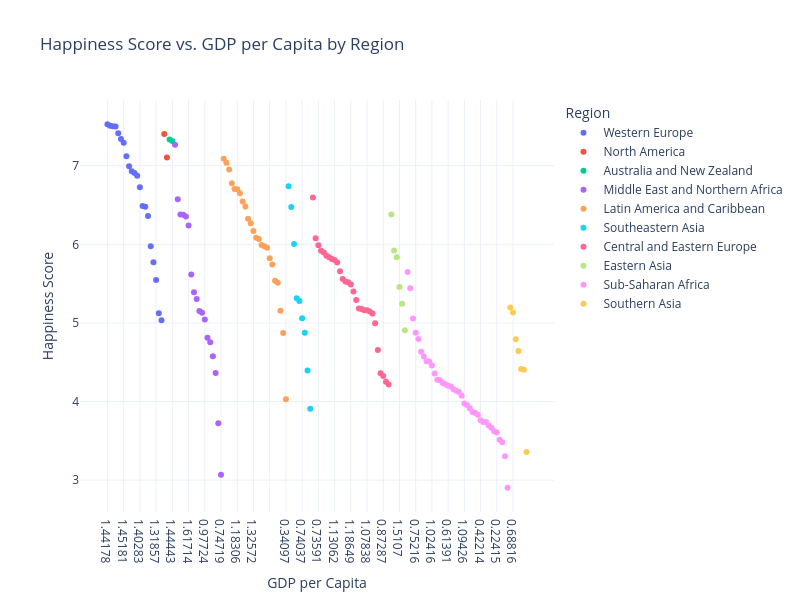

The notebook cell this image was saved under:
### Code cell
import plotly.express as px

# Create a scatter plot of Happiness Score vs. GDP per Capita,
# with points colored by Region
fig3 = px.scatter(
    df,
    x="Economy (GDP per Capita)",
    y="Happiness Score",
    color="Region",
    title="Happiness Score vs. GDP per Capita by Region",
    labels={
        "Economy (GDP per Capita)": "GDP per Capita",
        "Happiness Score": "Happiness Score",
        "Region": "Region"
    },
    hover_data=["Country"]
)

# Improve the chart layout
fig3.update_layout(
    template="plotly_white",
    width=800,
    height=600,
    legend_title_text="Region"
)

# Display the scatter plot
fig3.show()

### Figure 1 — Plotly figure (JSON) as saved in the notebook; plotly's stock layout.template omitted (floating-point values rounded to 4 significant figures)
{"data": [{"customdata": [["Denmark"], ["Switzerland"], ["Iceland"], ["Norway"], ["Finland"], ["Netherlands"], ["Sweden"], ["Austria"], ["Germany"], ["Belgium"], ["Ireland"], ["Luxembourg"], ["United Kingdom"], ["Malta"], ["France"], ["Spain"], ["Italy"], ["North Cyprus"], ["Cyprus"], ["Portugal"], ["Greece"]], "hovertemplate": "Region=Western Europe<br>GDP per Capita=%{x}<br>Happiness Score=%{y}<br>Country=%{customdata[0]}<extra></extra>", "legendgroup": "Western Europe", "marker": {"color": "#636efa", "symbol": "circle"}, "mode": "markers", "name": "Western Europe", "orientation": "v", "showlegend": true, "type": "scatter", "x": ["1.44178", "1.52733", "1.42666", "1.57744", "1.40598", "1.46468", "1.45181", "1.45038", "1.44787", "1.42539", "1.48341", "1.69752", "1.40283", "1.30782", "1.39488", "1.34253", "1.35495", "1.31141", "1.31857", "1.27607", "1.24886"], "xaxis": "x", "y": [7.526, 7.509, 7.501, 7.498, 7.413, 7.339, 7.291, 7.119, 6.994, 6.929, 6.907, 6.871, 6.725, 6.488, 6.478, 6.361, 5.977, 5.771, 5.546, 5.123, 5.033], "yaxis": "y"}, {"customdata": [["Canada"], ["United States"]], "hovertemplate": "Region=North America<br>GDP per Capita=%{x}<br>Happiness Score=%{y}<br>Country=%{customdata[0]}<extra></extra>", "legendgroup": "North America", "marker": {"color": "#EF553B", "symbol": "circle"}, "mode": "markers", "name": "North America", "orientation": "v", "showlegend": true, "type": "scatter", "x": ["1.44015", "1.50796"], "xaxis": "x", "y": [7.404, 7.104], "yaxis": "y"}, {"customdata": [["New Zealand"], ["Australia"]], "hovertemplate": "Region=Australia and New Zealand<br>GDP per Capita=%{x}<br>Happiness Score=%{y}<br>Country=%{customdata[0]}<extra></extra>", "legendgroup": "Australia and New Zealand", "marker": {"color": "#00cc96", "symbol": "circle"}, "mode": "markers", "name": "Australia and New Zealand", "orientation": "v", "showlegend": true, "type": "scatter", "x": ["1.36066", "1.44443"], "xaxis": "x", "y": [7.334, 7.313], "yaxis": "y"}, {"customdata": [["Israel"], ["United Arab Emirates"], ["Saudi Arabia"], ["Qatar"], ["Algeria"], ["Kuwait"], ["Bahrain"], ["Libya"], ["Turkey"], ["Jordan"], ["Morocco"], ["Lebanon"], ["Tunisia"], ["Iran"], ["Palestinian Territories"], ["Iraq"], ["Egypt"], ["Yemen"], ["Syria"]], "hovertemplate": "Region=Middle East and Northern Africa<br>GDP per Capita=%{x}<br>Happiness Score=%{y}<br>Country=%{customdata[0]}<extra></extra>", "legendgroup": "Middle East and Northern Africa", "marker": {"color": "#ab63fa", "symbol": "circle"}, "mode": "markers", "name": "Middle East and Northern Africa", "orientation": "v", "showlegend": true, "type": "scatter", "x": ["1.33766", "1.57352", "1.48953", "1.82427", "1.05266", "1.61714", null, "1.06688", "1.16492", "0.99673", "0.84058", "1.12268", "0.97724", "1.11758", "0.67024", "1.07474", "0.95395", "0.57939", "0.74719"], "xaxis": "x", "y": [7.267, 6.573, 6.379, 6.375, 6.355, 6.239, 6.218, 5.615, 5.389, 5.303, 5.151, 5.129, 5.045, 4.813, 4.754, 4.575, 4.362, 3.724, 3.069], "yaxis": "y"}, {"customdata": [["Costa Rica"], ["Puerto Rico"], ["Brazil"], ["Mexico"], ["Chile"], ["Panama"], ["Argentina"], ["Uruguay"], ["Colombia"], ["Guatemala"], ["Suriname"], ["Trinidad and Tobago"], ["Venezuela"], ["El Salvador"], ["Nicaragua"], ["Ecuador"], ["Belize"], ["Bolivia"], ["Peru"], ["Paraguay"], ["Jamaica"], ["Dominican Republic"], ["Honduras"], ["Haiti"]], "hovertemplate": "Region=Latin America and Caribbean<br>GDP per Capita=%{x}<br>Happiness Score=%{y}<br>Country=%{customdata[0]}<extra></extra>", "legendgroup": "Latin America and Caribbean", "marker": {"color": "#FFA15A", "symbol": "circle"}, "mode": "markers", "name": "Latin America and Caribbean", "orientation": "v", "showlegend": true, "type": "scatter", "x": ["1.06879", "1.35943", "1.08754", "1.11508", "1.2167", "1.18306", "1.15137", "1.18157", "1.03032", "0.83454", "1.09686", "1.32572", "1.13367", "0.8737", "0.69384", "0.97306", "0.87616", " ", "0.99602", "0.89373", "0.89333", "1.02787", "0.69429", "0.34097"], "xaxis": "x", "y": [7.087, 7.039, 6.952, 6.778, 6.705, 6.701, 6.65, 6.545, 6.481, 6.324, 6.269, 6.168, 6.084, 6.068, 5.992, 5.976, 5.956, 5.822, 5.743, 5.538, 5.51, 5.155, 4.871, 4.028], "yaxis": "y"}, {"customdata": [["Singapore"], ["Thailand"], ["Malaysia"], ["Indonesia"], ["Philippines"], ["Vietnam"], ["Laos"], ["Myanmar"], ["Cambodia"]], "hovertemplate": "Region=Southeastern Asia<br>GDP per Capita=%{x}<br>Happiness Score=%{y}<br>Country=%{customdata[0]}<extra></extra>", "legendgroup": "Southeastern Asia", "marker": {"color": "#19d3f3", "symbol": "circle"}, "mode": "markers", "name": "Southeastern Asia", "orientation": "v", "showlegend": true, "type": "scatter", "x": ["1.64555", "1.0893", "1.25142", "0.95104", "0.81217", "0.74037", "0.68042", "0.34112", "0.55604"], "xaxis": "x", "y": [6.739, 6.474, 6.005, 5.314, 5.279, 5.061, 4.876, 4.395, 3.907], "yaxis": "y"}, {"customdata": [["Czech Republic"], ["Slovakia"], ["Uzbekistan"], ["Kazakhstan"], ["Moldova"], ["Russia"], ["Poland"], ["Lithuania"], ["Belarus"], ["Slovenia"], ["Turkmenistan"], ["Latvia"], ["Romania"], ["Estonia"], ["Croatia"], ["Kosovo"], ["Azerbaijan"], ["Kyrgyzstan"], ["Serbia"], ["Bosnia and Herzegovina"], ["Montenegro"], ["Hungary"], ["Macedonia"], ["Tajikistan"], ["Albania"], ["Armenia"], ["Ukraine"], ["Georgia"], ["Bulgaria"]], "hovertemplate": "Region=Central and Eastern Europe<br>GDP per Capita=%{x}<br>Happiness Score=%{y}<br>Country=%{customdata[0]}<extra></extra>", "legendgroup": "Central and Eastern Europe", "marker": {"color": "#FF6692", "symbol": "circle"}, "mode": "markers", "name": "Central and Eastern Europe", "orientation": "v", "showlegend": true, "type": "scatter", "x": ["1.30915", "1.27973", "0.73591", "1.22943", "0.69177", "1.23228", "1.24585", "1.2692", "1.13062", "1.29947", "1.08017", "1.21788", "1.1697", "1.27964", "1.18649", "0.90145", "1.12373", "0.56044", "1.03437", "0.93383", "1.07838", "1.24142", "1.0193", "0.48835", "0.9553", "0.86086", "0.87287", "0.83792", "1.11306"], "xaxis": "x", "y": [6.596, 6.078, 5.987, 5.919, 5.897, 5.856, 5.835, 5.813, 5.802, 5.768, 5.658, 5.56, 5.528, 5.517, 5.488, 5.401, 5.291, 5.185, 5.177, 5.163, 5.161, 5.145, 5.121, 4.996, 4.655, 4.36, 4.324, 4.252, 4.217], "yaxis": "y"}, {"customdata": [["Taiwan"], ["Japan"], ["South Korea"], ["Hong Kong"], ["China"], ["Mongolia"]], "hovertemplate": "Region=Eastern Asia<br>GDP per Capita=%{x}<br>Happiness Score=%{y}<br>Country=%{customdata[0]}<extra></extra>", "legendgroup": "Eastern Asia", "marker": {"color": "#B6E880", "symbol": "circle"}, "mode": "markers", "name": "Eastern Asia", "orientation": "v", "showlegend": true, "type": "scatter", "x": ["1.39729", "1.38007", "1.35948", "1.5107", "1.0278", "0.98853"], "xaxis": "x", "y": [6.379, 5.921, 5.835, 5.458, 5.245, 4.907], "yaxis": "y"}, {"customdata": [["Mauritius"], ["Somalia"], ["Somaliland Region"], ["Nigeria"], ["Zambia"], ["Sierra Leone"], ["Namibia"], ["Cameroon"], ["Ethiopia"], ["South Africa"], ["Kenya"], ["Ghana"], ["Congo (Kinshasa)"], ["Congo (Brazzaville)"], ["Senegal"], ["Mauritania"], ["Zimbabwe"], ["Malawi"], ["Sudan"], ["Gabon"], ["Mali"], ["Botswana"], ["Comoros"], ["Ivory Coast"], ["Angola"], ["Niger"], ["South Sudan"], ["Chad"], ["Burkina Faso"], ["Uganda"], ["Madagascar"], ["Tanzania"], ["Liberia"], ["Guinea"], ["Rwanda"], ["Benin"], ["Togo"], ["Burundi"]], "hovertemplate": "Region=Sub-Saharan Africa<br>GDP per Capita=%{x}<br>Happiness Score=%{y}<br>Country=%{customdata[0]}<extra></extra>", "legendgroup": "Sub-Saharan Africa", "marker": {"color": "#FF97FF", "symbol": "circle"}, "mode": "markers", "name": "Sub-Saharan Africa", "orientation": "v", "showlegend": true, "type": "scatter", "x": ["1.14372", "0", "0.25558", "0.75216", "0.61202", "0.36485", "0.93287", "0.52497", "0.29283", "1.02416", "0.52267", "0.63107", "0.05661", "0.77109", "0.44314", "0.61391", "0.35041", "0.08709", "0.63069", "1.15851", "0.31292", "1.09426", "0.27509", "0.55507", "0.84731", "0.1327", "0.39394", "0.42214", "0.31995", "0.34719", "0.27954", "0.47155", "0.10706", "0.22415", "0.32846", "0.39499", "0.28123", "0.06831"], "xaxis": "x", "y": [5.648, 5.44, 5.057, 4.875, 4.795, 4.635, 4.574, 4.513, 4.508, 4.459, 4.356, 4.276, 4.272, 4.236, 4.219, 4.201, 4.193, 4.156, 4.139, 4.121, 4.073, 3.974, 3.956, 3.916, 3.866, 3.856, 3.832, 3.763, 3.739, 3.739, 3.695, 3.666, 3.622, 3.607, 3.515, 3.484, 3.303, 2.905], "yaxis": "y"}, {"customdata": [["Bhutan"], ["Pakistan"], ["Nepal"], ["Bangladesh"], ["Sri Lanka"], ["India"], ["Afghanistan"]], "hovertemplate": "Region=Southern Asia<br>GDP per Capita=%{x}<br>Happiness Score=%{y}<br>Country=%{customdata[0]}<extra></extra>", "legendgroup": "Southern Asia", "marker": {"color": "#FECB52", "symbol": "circle"}, "mode": "markers", "name": "Southern Asia", "orientation": "v", "showlegend": true, "type": "scatter", "x": ["0.8527", "0.68816", "0.44626", "0.54177", "0.97318", "0.74036", "0.38227"], "xaxis": "x", "y": [5.196, 5.132, 4.793, 4.643, 4.415, 4.404, 3.36], "yaxis": "y"}], "layout": {"height": 600, "legend": {"title": {"text": "Region"}, "tracegroupgap": 0}, "title": {"text": "Happiness Score vs. GDP per Capita by Region"}, "width": 800, "xaxis": {"anchor": "y", "domain": [0, 1], "title": {"text": "GDP per Capita"}}, "yaxis": {"anchor": "x", "domain": [0, 1], "title": {"text": "Happiness Score"}}}}
